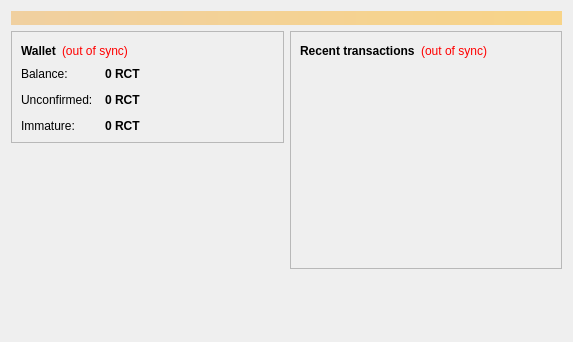
<?xml version="1.0" encoding="UTF-8"?>
<ui version="4.0">
 <class>OverviewPage</class>
 <widget class="QWidget" name="OverviewPage">
  <property name="geometry">
   <rect>
    <x>0</x>
    <y>0</y>
    <width>573</width>
    <height>342</height>
   </rect>
  </property>
  <property name="windowTitle">
   <string>Form</string>
  </property>
  <layout class="QVBoxLayout" name="topLayout">
   <item>
    <widget class="QLabel" name="labelAlerts">
     <property name="visible">
      <bool>false</bool>
     </property>
     <property name="styleSheet">
      <string notr="true">background-color: qlineargradient(x1: 0, y1: 0, x2: 1, y2: 0, stop:0 #F0D0A0, stop:1 #F8D488); color:#000000;</string>
     </property>
     <property name="wordWrap">
      <bool>true</bool>
     </property>
     <property name="margin">
      <number>3</number>
     </property>
    </widget>
   </item>
   <item>
    <layout class="QHBoxLayout" name="horizontalLayout" stretch="1,1">
     <item>
      <layout class="QVBoxLayout" name="verticalLayout_2">
       <item>
        <widget class="QFrame" name="frame">
         <property name="frameShape">
          <enum>QFrame::StyledPanel</enum>
         </property>
         <property name="frameShadow">
          <enum>QFrame::Raised</enum>
         </property>
         <layout class="QVBoxLayout" name="verticalLayout_4">
          <item>
           <layout class="QHBoxLayout" name="horizontalLayout_4">
            <item>
             <widget class="QLabel" name="label_5">
              <property name="font">
               <font>
                <weight>75</weight>
                <bold>true</bold>
               </font>
              </property>
              <property name="text">
               <string>Wallet</string>
              </property>
             </widget>
            </item>
            <item>
             <widget class="QLabel" name="labelWalletStatus">
              <property name="toolTip">
               <string>The displayed information may be out of date. Your wallet automatically synchronizes with the Litecoin network after a connection is established, but this process has not completed yet.</string>
              </property>
              <property name="styleSheet">
               <string notr="true">QLabel { color: red; }</string>
              </property>
              <property name="text">
               <string notr="true">(out of sync)</string>
              </property>
              <property name="alignment">
               <set>Qt::AlignLeading|Qt::AlignLeft|Qt::AlignVCenter</set>
              </property>
             </widget>
            </item>
            <item>
             <spacer name="horizontalSpacer_2">
              <property name="orientation">
               <enum>Qt::Horizontal</enum>
              </property>
              <property name="sizeHint" stdset="0">
               <size>
                <width>40</width>
                <height>20</height>
               </size>
              </property>
             </spacer>
            </item>
           </layout>
          </item>
          <item>
           <layout class="QFormLayout" name="formLayout_2">
            <property name="fieldGrowthPolicy">
             <enum>QFormLayout::AllNonFixedFieldsGrow</enum>
            </property>
            <property name="horizontalSpacing">
             <number>12</number>
            </property>
            <property name="verticalSpacing">
             <number>12</number>
            </property>
            <item row="0" column="0">
             <widget class="QLabel" name="label">
              <property name="text">
               <string>Balance:</string>
              </property>
             </widget>
            </item>
            <item row="0" column="1">
             <widget class="QLabel" name="labelBalance">
              <property name="font">
               <font>
                <weight>75</weight>
                <bold>true</bold>
               </font>
              </property>
              <property name="cursor">
               <cursorShape>IBeamCursor</cursorShape>
              </property>
              <property name="toolTip">
               <string>Your current balance</string>
              </property>
              <property name="text">
               <string notr="true">0 RCT</string>
              </property>
              <property name="textInteractionFlags">
               <set>Qt::LinksAccessibleByMouse|Qt::TextSelectableByKeyboard|Qt::TextSelectableByMouse</set>
              </property>
             </widget>
            </item>
            <item row="1" column="0">
             <widget class="QLabel" name="label_3">
              <property name="text">
               <string>Unconfirmed:</string>
              </property>
             </widget>
            </item>
            <item row="1" column="1">
             <widget class="QLabel" name="labelUnconfirmed">
              <property name="font">
               <font>
                <weight>75</weight>
                <bold>true</bold>
               </font>
              </property>
              <property name="cursor">
               <cursorShape>IBeamCursor</cursorShape>
              </property>
              <property name="toolTip">
               <string>Total of transactions that have yet to be confirmed, and do not yet count toward the current balance</string>
              </property>
              <property name="text">
               <string notr="true">0 RCT</string>
              </property>
              <property name="textInteractionFlags">
               <set>Qt::LinksAccessibleByMouse|Qt::TextSelectableByKeyboard|Qt::TextSelectableByMouse</set>
              </property>
             </widget>
            </item>
            <item row="2" column="0">
             <widget class="QLabel" name="labelImmatureText">
              <property name="text">
               <string>Immature:</string>
              </property>
             </widget>
            </item>
            <item row="2" column="1">
             <widget class="QLabel" name="labelImmature">
              <property name="font">
               <font>
                <weight>75</weight>
                <bold>true</bold>
               </font>
              </property>
              <property name="toolTip">
               <string>Mined balance that has not yet matured</string>
              </property>
              <property name="text">
               <string notr="true">0 RCT</string>
              </property>
              <property name="textInteractionFlags">
               <set>Qt::LinksAccessibleByMouse|Qt::TextSelectableByKeyboard|Qt::TextSelectableByMouse</set>
              </property>
             </widget>
            </item>
           </layout>
          </item>
         </layout>
        </widget>
       </item>
       <item>
        <spacer name="verticalSpacer">
         <property name="orientation">
          <enum>Qt::Vertical</enum>
         </property>
         <property name="sizeHint" stdset="0">
          <size>
           <width>20</width>
           <height>40</height>
          </size>
         </property>
        </spacer>
       </item>
      </layout>
     </item>
     <item>
      <layout class="QVBoxLayout" name="verticalLayout_3">
       <item>
        <widget class="QFrame" name="frame_2">
         <property name="frameShape">
          <enum>QFrame::StyledPanel</enum>
         </property>
         <property name="frameShadow">
          <enum>QFrame::Raised</enum>
         </property>
         <layout class="QVBoxLayout" name="verticalLayout">
          <item>
           <layout class="QHBoxLayout" name="horizontalLayout_2">
            <item>
             <widget class="QLabel" name="label_4">
              <property name="text">
               <string>&lt;b&gt;Recent transactions&lt;/b&gt;</string>
              </property>
             </widget>
            </item>
            <item>
             <widget class="QLabel" name="labelTransactionsStatus">
              <property name="toolTip">
               <string>The displayed information may be out of date. Your wallet automatically synchronizes with the Litecoin network after a connection is established, but this process has not completed yet.</string>
              </property>
              <property name="styleSheet">
               <string notr="true">QLabel { color: red; }</string>
              </property>
              <property name="text">
               <string notr="true">(out of sync)</string>
              </property>
              <property name="alignment">
               <set>Qt::AlignRight|Qt::AlignTrailing|Qt::AlignVCenter</set>
              </property>
             </widget>
            </item>
            <item>
             <spacer name="horizontalSpacer">
              <property name="orientation">
               <enum>Qt::Horizontal</enum>
              </property>
              <property name="sizeHint" stdset="0">
               <size>
                <width>40</width>
                <height>20</height>
               </size>
              </property>
             </spacer>
            </item>
           </layout>
          </item>
          <item>
           <widget class="QListView" name="listTransactions">
            <property name="styleSheet">
             <string notr="true">QListView { background: transparent; }</string>
            </property>
            <property name="frameShape">
             <enum>QFrame::NoFrame</enum>
            </property>
            <property name="verticalScrollBarPolicy">
             <enum>Qt::ScrollBarAlwaysOff</enum>
            </property>
            <property name="horizontalScrollBarPolicy">
             <enum>Qt::ScrollBarAlwaysOff</enum>
            </property>
            <property name="selectionMode">
             <enum>QAbstractItemView::NoSelection</enum>
            </property>
           </widget>
          </item>
         </layout>
        </widget>
       </item>
       <item>
        <spacer name="verticalSpacer_2">
         <property name="orientation">
          <enum>Qt::Vertical</enum>
         </property>
         <property name="sizeHint" stdset="0">
          <size>
           <width>20</width>
           <height>40</height>
          </size>
         </property>
        </spacer>
       </item>
      </layout>
     </item>
    </layout>
   </item>
  </layout>
 </widget>
 <resources/>
 <connections/>
</ui>
